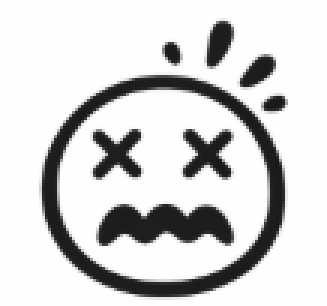
#> input picture img/face_dead.png, 109 x 102 px (shown 3 times larger)
$ python img2header.py img/face_dead.png --name face_dead --size 48 -o faceIcon.h
#> lines starting #> are read from the running program, lines starting #| are printed output that depends on the picture; after the words box and inside, x2 and y2 are one past the last pixel; in counts of white or black regions, pixels touching at a corner belong together
#!/usr/bin/env python3
"""
画像をモノクロbitmapに変換し、Cヘッダファイルとして出力する。

Usage:
  python3 tools/img2header.py img/face_dead.png --name face_dead --size 48 -o faceIcon.h
  python3 tools/img2header.py img/*.png --size 48 -o faceIcon.h

出力形式: Adafruit GFX互換 (MSB first, 行ごとにbyte境界パディング)
M5.Display.drawBitmap(x, y, bitmap, w, h, TFT_BLACK) で描画可能。
"""

import argparse
import glob
import sys
from pathlib import Path

from PIL import Image, ImageFilter, ImageOps


def image_to_bitmap(path: str, size: int, threshold: int, invert: bool, padding: int = 1) -> tuple[list[int], int, int, Image.Image]:
    img = Image.open(path).convert("RGBA")

    # 白背景に合成（透明部分を白に）
    bg = Image.new("RGBA", img.size, (255, 255, 255, 255))
    bg.paste(img, mask=img)
    gray = bg.convert("L")

    # オートトリミング（白余白を除去）
    bw_trim = gray.point(lambda p: 0 if p < threshold else 255, mode="1")
    bbox = bw_trim.getbbox()
    if bbox:
        gray = gray.crop(bbox)

    # アスペクト比維持でリサイズ（padding分を差し引いた領域に収める）
    inner = max(1, size - padding * 2)
    gray.thumbnail((inner, inner), Image.LANCZOS)
    # padding付きキャンバスに配置（中央寄せ）
    inner_w, inner_h = gray.size
    canvas = Image.new("L", (inner_w + padding * 2, inner_h + padding * 2), 255)
    canvas.paste(gray, (padding, padding))
    gray = canvas
    w, h = gray.size

    # シャープネス強調してから二値化
    gray = gray.filter(ImageFilter.SHARPEN)
    bw = gray.point(lambda p: 0 if p < threshold else 255, mode="1")

    if invert:
        bw = bw.point(lambda p: 255 - p, mode="1")

    # Adafruit GFX形式: MSB first, 行ごとにbyte境界
    bytes_per_row = (w + 7) // 8
    data = []
    for y in range(h):
        for bx in range(bytes_per_row):
            byte = 0
            for bit in range(8):
                x = bx * 8 + bit
                if x < w and bw.getpixel((x, y)) == 0:
                    byte |= 0x80 >> bit
            data.append(byte)

    return data, w, h, bw


def to_var_name(name: str) -> str:
    return name.replace("-", "_").replace(" ", "_")


def generate_header(entries: list[tuple[str, list[int], int, int]], guard: str) -> str:
    lines = []
    lines.append(f"#ifndef {guard}")
    lines.append(f"#define {guard}")
    lines.append("")
    lines.append("#include <stdint.h>")
    lines.append("")

    for name, data, w, h in entries:
        var = to_var_name(name)
        lines.append(f"#define {var.upper()}_WIDTH  {w}")
        lines.append(f"#define {var.upper()}_HEIGHT {h}")
        lines.append(f"static const uint8_t {var}_bitmap[] PROGMEM = {{")

        for i in range(0, len(data), 12):
            chunk = data[i : i + 12]
            hex_str = ", ".join(f"0x{b:02x}" for b in chunk)
            lines.append(f"  {hex_str},")

        lines.append("};")
        lines.append("")

    lines.append(f"#endif // {guard}")
    lines.append("")
    return "\n".join(lines)


def main():
    parser = argparse.ArgumentParser(description="画像→Cヘッダ bitmap変換")
    parser.add_argument("inputs", nargs="+", help="入力画像パス (glob可)")
    parser.add_argument("--name", help="変数名 (単一画像時)")
    parser.add_argument("--size", type=int, default=48, help="リサイズ最大辺 (default: 48)")
    parser.add_argument("--threshold", type=int, default=128, help="二値化閾値 0-255 (default: 128)")
    parser.add_argument("--padding", type=int, default=1, help="トリミング後のpadding (default: 1)")
    parser.add_argument("--invert", action="store_true", help="白黒反転")
    parser.add_argument("--bmp-dir", default=None, help="二値化BMP画像の出力先ディレクトリ")
    parser.add_argument("-o", "--output", default="faceIcon.h", help="出力ヘッダファイル")
    args = parser.parse_args()

    # glob展開
    paths = []
    for pattern in args.inputs:
        expanded = sorted(glob.glob(pattern))
        paths.extend(expanded if expanded else [pattern])

    if not paths:
        print("Error: no input files", file=sys.stderr)
        sys.exit(1)

    entries = []
    for p in paths:
        name = args.name if (args.name and len(paths) == 1) else Path(p).stem
        data, w, h, bw_img = image_to_bitmap(p, args.size, args.threshold, args.invert, args.padding)
#> in image_to_bitmap, img is the input picture: PIL image 109x102 RGBA; mean R, G, B, A 210.7, 210.7, 210.6, 255
#> in image_to_bitmap, `bg = Image.new("RGBA", img.size, (255, 255, 255, 255))`: bg: PIL image 109x102 RGBA; every value is 255
#> in image_to_bitmap, `bw_trim = gray.point(lambda p: 0 if p < threshold else 255, mode="1")`:
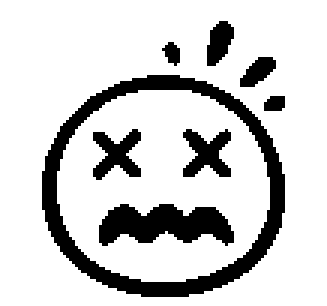
#> bw_trim: PIL image 109x102 1 (shown 3 times larger); 81.3% white; 8 black regions, largest, box (x1, y1, x2, y2) and area: (14, 25, 95, 99) 1112, (33, 68, 78, 82) 429, (61, 43, 77, 59) 156
#> in image_to_bitmap, `bbox = bw_trim.getbbox()`: bbox = (0, 0, 109, 102)
#> in image_to_bitmap, `gray.thumbnail((inner, inner), Image.LANCZOS)`:
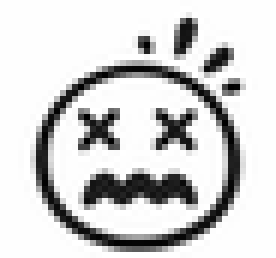
#> gray: PIL image 46x43 L (shown 6 times larger); min 0, max 255, mean 209.5
#> in image_to_bitmap, `canvas = Image.new("L", (inner_w + padding * 2, inner_h + padding * 2)..`: canvas: PIL image 48x45 L; every value is 255
#> in image_to_bitmap, `canvas.paste(gray, (padding, padding))`:
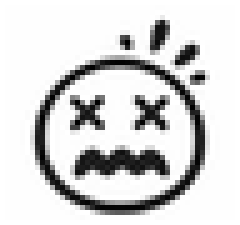
#> canvas: PIL image 48x45 L (shown 5 times larger); min 0, max 255, mean 213.3
#> in image_to_bitmap, `gray = gray.filter(ImageFilter.SHARPEN)`:
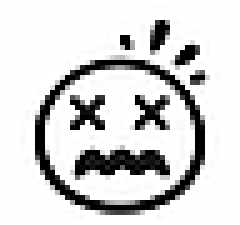
#> gray: PIL image 48x45 L (shown 5 times larger); min 0, max 255, mean 211.5
#> in image_to_bitmap, `bw = gray.point(lambda p: 0 if p < threshold else 255, mode="1")`:
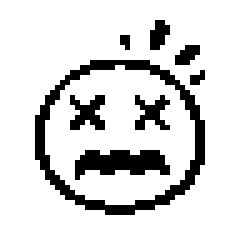
#> bw: PIL image 48x45 1 (shown 5 times larger); 83.1% white; black in thin lines or dots, all inside (x1, y1, x2, y2) = (7, 4, 41, 43)
#> data = 270 values, max 255 at index 188, min 0 at index 0, mean 48.65; w = 48; h = 45
        entries.append((name, data, w, h))
        print(f"  {name}: {w}x{h} ({len(data)} bytes)")
#|   face_dead: 48x45 (270 bytes)

        if args.bmp_dir:
            bmp_dir = Path(args.bmp_dir)
            bmp_dir.mkdir(parents=True, exist_ok=True)
            bmp_path = bmp_dir / f"{name}.bmp"
            bw_img.save(bmp_path)
            print(f"  -> {bmp_path}")

    guard = Path(args.output).stem.upper().replace("-", "_") + "_H"
    header = generate_header(entries, guard)
#> the loop in generate_header, `for name, data, w, h in entries:` made 1 pass
#> (name, w, h, var) on pass 1: ('face_dead', 48, 45, 'face_dead')
#> after the loop in generate_header, `for name, data, w, h in entries:`: lines = 33 items, first 6: '#ifndef FACEICON_H', '#define FACEICON_H', '', '#include <stdint.h>', '', '#define FACE_DEAD_WIDTH  48'

    out_path = Path(args.output)
    out_path.write_text(header)
    print(f"-> {out_path}")


if __name__ == "__main__":
    main()

$ run again, with img/face_dry.png copied over img/face_dead.png
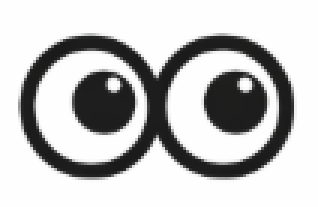
#> input picture img/face_dry.png, 106 x 69 px (shown 3 times larger)
#> in image_to_bitmap, img is the input picture: PIL image 106x69 RGBA; mean R, G, B, A 193.3, 193.3, 193.2, 255
#> bg: PIL image 106x69 RGBA; every value is 255
#> in image_to_bitmap, `bw_trim = gray.point(lambda p: 0 if p < threshold else 255, mode="1")`:
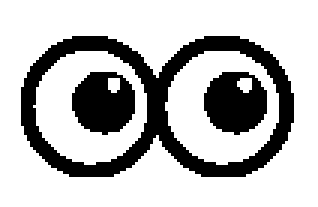
#> bw_trim: PIL image 106x69 1 (shown 3 times larger); 73.6% white; 3 black regions, box (x1, y1, x2, y2) and area: (7, 12, 98, 59) 1273, (24, 24, 45, 45) 330, (68, 24, 89, 45) 328
#> bbox = (0, 0, 106, 69)
#> in image_to_bitmap, `bw = gray.point(lambda p: 0 if p < threshold else 255, mode="1")`:
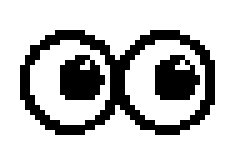
#> bw: PIL image 48x32 1 (shown 5 times larger); 76.6% white; 3 black regions, box (x1, y1, x2, y2) and area: (4, 6, 43, 27) 236, (12, 11, 21, 20) 62, (31, 11, 40, 20) 61
#> in main, `data, w, h, bw_img = image_to_bitmap(p, args.size, args.threshold, arg..`: data = 192 values, max 255 at index 94, min 0 at index 0, mean 63.1; w = 48; h = 32
#|   face_dead: 48x32 (192 bytes)
#> the loop in generate_header, `for name, data, w, h in entries:` made 1 pass
#> (name, w, h, var) on pass 1: ('face_dead', 48, 32, 'face_dead')
#> after the loop in generate_header, `for name, data, w, h in entries:`: lines = 26 items, first 6: '#ifndef FACEICON_H', '#define FACEICON_H', '', '#include <stdint.h>', '', '#define FACE_DEAD_WIDTH  48'
